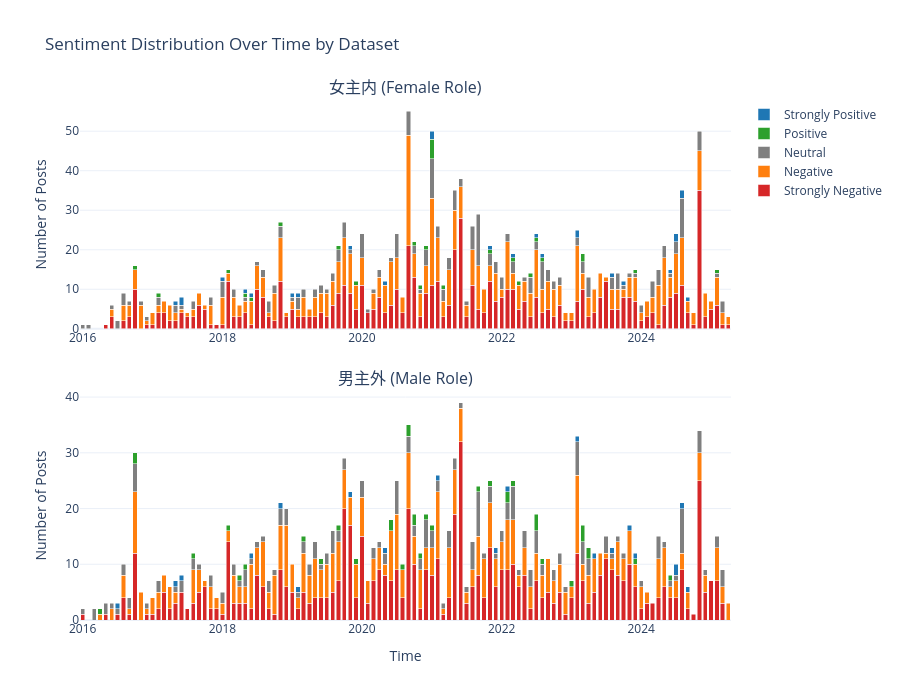

Notebook cell for this chart:
### Code cell
# Stacked sentiment distribution over time
fig3 = make_subplots(rows=2, cols=1, subplot_titles=('女主内 (Female Role)', '男主外 (Male Role)'), 
                      specs=[[{'secondary_y': False}], [{'secondary_y': False}]],
                      vertical_spacing=0.12)

sentiment_map = {-2: 'Strongly Negative', -1: 'Negative', 0: 'Neutral', 1: 'Positive', 2: 'Strongly Positive'}
color_map = {-2: '#d62728', -1: '#ff7f0e', 0: '#7f7f7f', 1: '#2ca02c', 2: '#1f77b4'}

for row, dataset in enumerate(['女主内', '男主外'], 1):
    data = sentiment_by_month[sentiment_by_month['dataset'] == dataset]
    
    for sentiment in sorted(data['qwen_sentiment'].unique()):
        sentiment_data = data[data['qwen_sentiment'] == sentiment]
        fig3.add_trace(
            go.Bar(
                x=sentiment_data['year_month'],
                y=sentiment_data['count'],
                name=sentiment_map.get(sentiment, f'Sentiment {sentiment}'),
                marker_color=color_map.get(sentiment, '#555'),
                hovertemplate='<b>%{fullData.name}</b><br>Month: %{x|%Y-%m}<br>Count: %{y}<extra></extra>',
                showlegend=(row == 1)
            ),
            row=row, col=1
        )

fig3.update_layout(
    title_text='Sentiment Distribution Over Time by Dataset',
    height=700,
    barmode='stack',
    template='plotly_white',
    hovermode='x unified'
)

fig3.update_xaxes(title_text='Time', row=2, col=1)
fig3.update_yaxes(title_text='Number of Posts', row=1, col=1)
fig3.update_yaxes(title_text='Number of Posts', row=2, col=1)

fig3.show()
